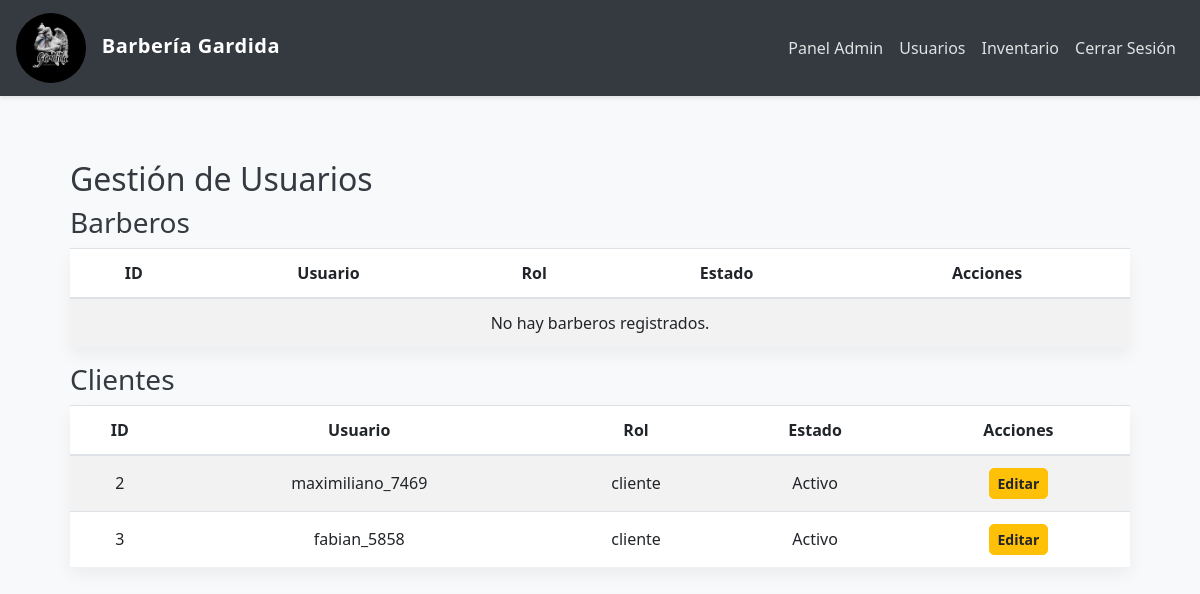
The app's page /gestion_usuarios (signed in) with its own data.
### app/models.py (models this page shows, shortened)
class User(UserMixin, db.Model):
    __tablename__ = 'user'
    id = db.Column(db.Integer, primary_key=True)
    username = db.Column(db.String(150), unique=True, nullable=False)
    email = db.Column(db.String(150), unique=True, nullable=False)
    nombre = db.Column(db.String(64))
    apellido = db.Column(db.String(64))
    password = db.Column(db.String(150), nullable=False)
    role = db.Column(db.String(50), nullable=False, default='cliente')
    fecha_registro = db.Column(db.DateTime, default=datetime.utcnow)
    activo = db.Column(db.Boolean, default=True)
    is_guest = db.Column(db.Boolean, default=False)
    phone = db.Column(db.String(20))
    citas_como_cliente = db.relationship('Cita',
                                      foreign_keys='Cita.cliente_id',
                                      back_populates='cliente',
                                      lazy='dynamic')
    citas_como_administrador = db.relationship('Cita',
                                            foreign_keys='Cita.admin_id',
                                            back_populates='administrador',
                                            lazy='dynamic')
    admin_profile = db.relationship('Admin',
                                 back_populates='user',
                                 uselist=False,
                                 cascade='all, delete-orphan')
    barbero_profile = db.relationship('Barbero',
                                   back_populates='user',
                                   uselist=False,
                                   cascade='all, delete-orphan')
    @property
    def is_admin(self):
        return self.role == 'admin'
    @property
    def is_barbero(self):
        return self.role == 'barbero'
    @property
    def is_cliente(self):
        return self.role == 'cliente'

### app/routes.py (the view)
@main_routes.route('/gestion_usuarios')
@login_required
@admin_required
def gestion_usuarios():
    if current_user.role != 'admin':
        return redirect(url_for('unauthorized'))  # Si no es admin, redirige
    barberos = User.query.filter_by(role='barbero').all()
    clientes = User.query.filter_by(role='cliente').all()
    return render_template('admin/usuarios.html', barberos=barberos, clientes=clientes)

### app/__init__.py (called while the page is built)
def create_app():
    app = Flask(__name__)
    app.config.from_object(Config)  # Usa la configuración desde Config
    db.init_app(app)
    migrate.init_app(app, db)
    login_manager.init_app(app)
    Config.print_database_info()
    from app.routes import main_routes  # Importa blueprint de routes
    from app.auth import auth_routes  # Si tienes rutas de autenticación, importa el blueprint de auth
    app.register_blueprint(main_routes)  # Registra el blueprint de rutas
    app.register_blueprint(auth_routes)  # Registra el blueprint de autenticación
    @login_manager.user_loader
    def load_user(user_id):
        from app.models import User  # Evitar circularidad importando dentro de la función
        return User.query.get(int(user_id))
    return app

### app/routes.py (called while the page is built)
def role_required(*roles):
    def decorator(f):
        @wraps(f)
        def decorated_function(*args, **kwargs):
            if not current_user.is_authenticated or current_user.role not in roles:
                abort(403)
            return f(*args, **kwargs)
        return decorated_function
    return decorator

### app/templates/admin/usuarios.html
{% extends "shared/base.html" %}
{% block content %}
<div class="container">
    <h2>Gestión de Usuarios</h2>
    <h3>Barberos</h3>
    <table class="table table-striped">
        <thead>
            <tr>
                <th>ID</th>
                <th>Usuario</th>
                <th>Rol</th>
                <th>Estado</th>
                <th>Acciones</th>
            </tr>
        </thead>
        <tbody>
            {% for barbero in barberos %}
            <tr>
                <td>{{ barbero.id }}</td>
                <td>{{ barbero.username }}</td>
                <td>{{ barbero.role }}</td>
                <td>{{ 'Activo' if barbero.activo else 'Inactivo' }}</td>
                <td>
                    <a href="{{ url_for('main_routes.editar_usuario', id=barbero.id) }}" class="btn btn-sm btn-warning">Editar</a>
                </td>
            </tr>
            {% else %}
            <tr>
                <td colspan="5">No hay barberos registrados.</td>
            </tr>
            {% endfor %}
        </tbody>
    </table>
    <h3>Clientes</h3>
    <table class="table table-striped">
        <thead>
            <tr>
                <th>ID</th>
                <th>Usuario</th>
                <th>Rol</th>
                <th>Estado</th>
                <th>Acciones</th>
            </tr>
        </thead>
        <tbody>
            {% for cliente in clientes %}
            <tr>
                <td>{{ cliente.id }}</td>
                <td>{{ cliente.username }}</td>
                <td>{{ cliente.role }}</td>
                <td>{{ 'Activo' if cliente.activo else 'Inactivo' }}</td>
                <td>
                    <a href="{{ url_for('main_routes.editar_usuario', id=cliente.id) }}" class="btn btn-sm btn-warning">Editar</a>
                </td>
            </tr>
            {% else %}
            <tr>
                <td colspan="5">No hay clientes registrados.</td>
            </tr>
            {% endfor %}
        </tbody>
    </table>
</div>
{% endblock %}

### app/static/css/styles.css (style rules this page uses)
body { background-color: #f8f9fa; color: #343a40; font-family: 'Segoe UI', Tahoma, Geneva, Verdana, sans-serif; }
.table { background-color: #fff; color: #212529 !important; box-shadow: 0 0.5rem 1rem rgba(0, 0, 0, 0.05); }
.table th, .table td { border-color: #dee2e6; color: #212529 !important; text-align: center; vertical-align: middle; }
.container { background: transparent; padding: 20px; border-radius: 8px; }
.btn { border-radius: 5px; font-weight: bold; transition: all 0.2s; }

### app/templates/shared/base.html (style rules this page uses)
body { background-color: #f8f9fa; color: #343a40; font-family: 'Segoe UI', Tahoma, Geneva, Verdana, sans-serif; }
.container { padding-top: 20px; padding-bottom: 40px; }

### records on screen
User: id "2", username "maximiliano_7469", role "cliente", activo "Activo"
User: id "3", username "fabian_5858", role "cliente", activo "Activo"
